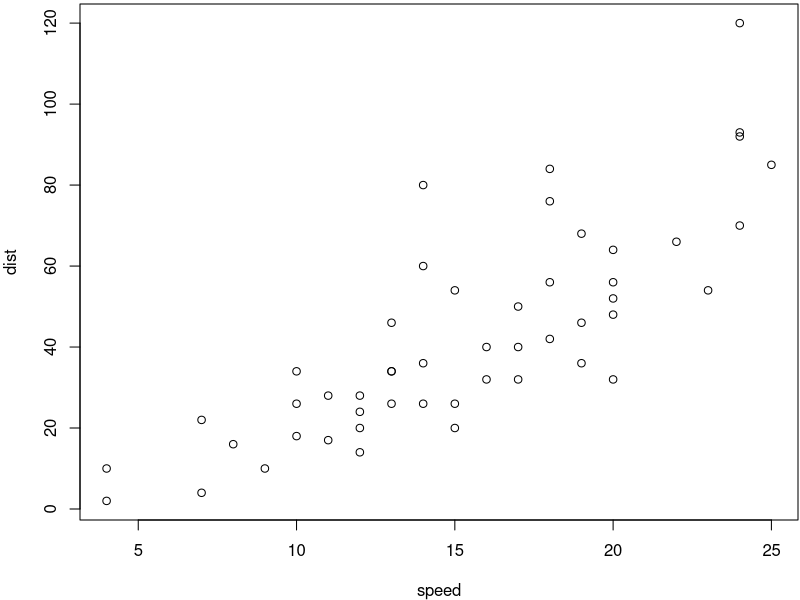

The R script that drew this image:
## ---- chunk 1

knitr::opts_chunk$set(echo = TRUE)

## ---- chunk 2
par(mar = c(4, 4, .2, .1))
plot(cars)  # a scatterplot
## ---- chunk 3

my_dataframe <- 
  data.frame("col1" = c(1, 2, 3),
             "col2" = c("one", "two", "three"))

knitr::kable(my_dataframe, caption = "This is your table's caption")

